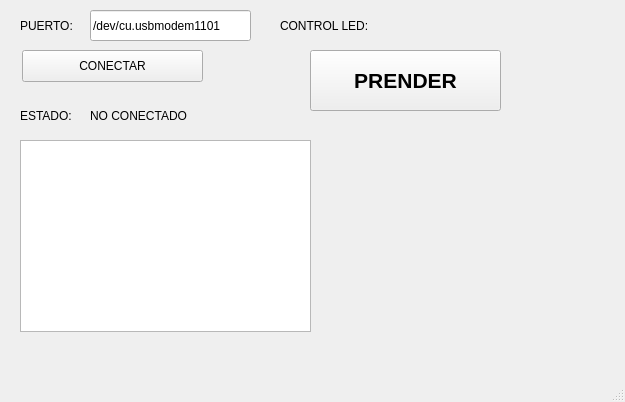
<?xml version="1.0" encoding="UTF-8"?>
<ui version="4.0">
 <class>MainWindow</class>
 <widget class="QMainWindow" name="MainWindow">
  <property name="geometry">
   <rect>
    <x>0</x>
    <y>0</y>
    <width>625</width>
    <height>402</height>
   </rect>
  </property>
  <property name="windowTitle">
   <string>MainWindow</string>
  </property>
  <widget class="QWidget" name="centralwidget">
   <widget class="QPushButton" name="btn_accion">
    <property name="geometry">
     <rect>
      <x>22</x>
      <y>50</y>
      <width>181</width>
      <height>32</height>
     </rect>
    </property>
    <property name="text">
     <string>CONECTAR</string>
    </property>
   </widget>
   <widget class="QLineEdit" name="txt_puerto">
    <property name="geometry">
     <rect>
      <x>90</x>
      <y>10</y>
      <width>161</width>
      <height>31</height>
     </rect>
    </property>
    <property name="text">
     <string>/dev/cu.usbmodem1101</string>
    </property>
   </widget>
   <widget class="QLabel" name="label">
    <property name="geometry">
     <rect>
      <x>20</x>
      <y>10</y>
      <width>61</width>
      <height>31</height>
     </rect>
    </property>
    <property name="text">
     <string>PUERTO:</string>
    </property>
   </widget>
   <widget class="QLabel" name="label_2">
    <property name="geometry">
     <rect>
      <x>20</x>
      <y>100</y>
      <width>61</width>
      <height>31</height>
     </rect>
    </property>
    <property name="text">
     <string>ESTADO:</string>
    </property>
   </widget>
   <widget class="QLabel" name="txt_estado">
    <property name="geometry">
     <rect>
      <x>90</x>
      <y>100</y>
      <width>151</width>
      <height>31</height>
     </rect>
    </property>
    <property name="text">
     <string>NO CONECTADO</string>
    </property>
   </widget>
   <widget class="QPushButton" name="btn_control_led">
    <property name="geometry">
     <rect>
      <x>310</x>
      <y>50</y>
      <width>191</width>
      <height>61</height>
     </rect>
    </property>
    <property name="font">
     <font>
      <pointsize>16</pointsize>
      <weight>75</weight>
      <bold>true</bold>
     </font>
    </property>
    <property name="text">
     <string>PRENDER</string>
    </property>
   </widget>
   <widget class="QLabel" name="txt_estado_2">
    <property name="geometry">
     <rect>
      <x>280</x>
      <y>10</y>
      <width>151</width>
      <height>31</height>
     </rect>
    </property>
    <property name="text">
     <string>CONTROL LED:</string>
    </property>
   </widget>
   <widget class="QListWidget" name="lw_datos">
    <property name="geometry">
     <rect>
      <x>20</x>
      <y>140</y>
      <width>291</width>
      <height>192</height>
     </rect>
    </property>
   </widget>
  </widget>
  <widget class="QMenuBar" name="menubar">
   <property name="geometry">
    <rect>
     <x>0</x>
     <y>0</y>
     <width>625</width>
     <height>24</height>
    </rect>
   </property>
  </widget>
  <widget class="QStatusBar" name="statusbar"/>
 </widget>
 <resources/>
 <connections/>
</ui>
